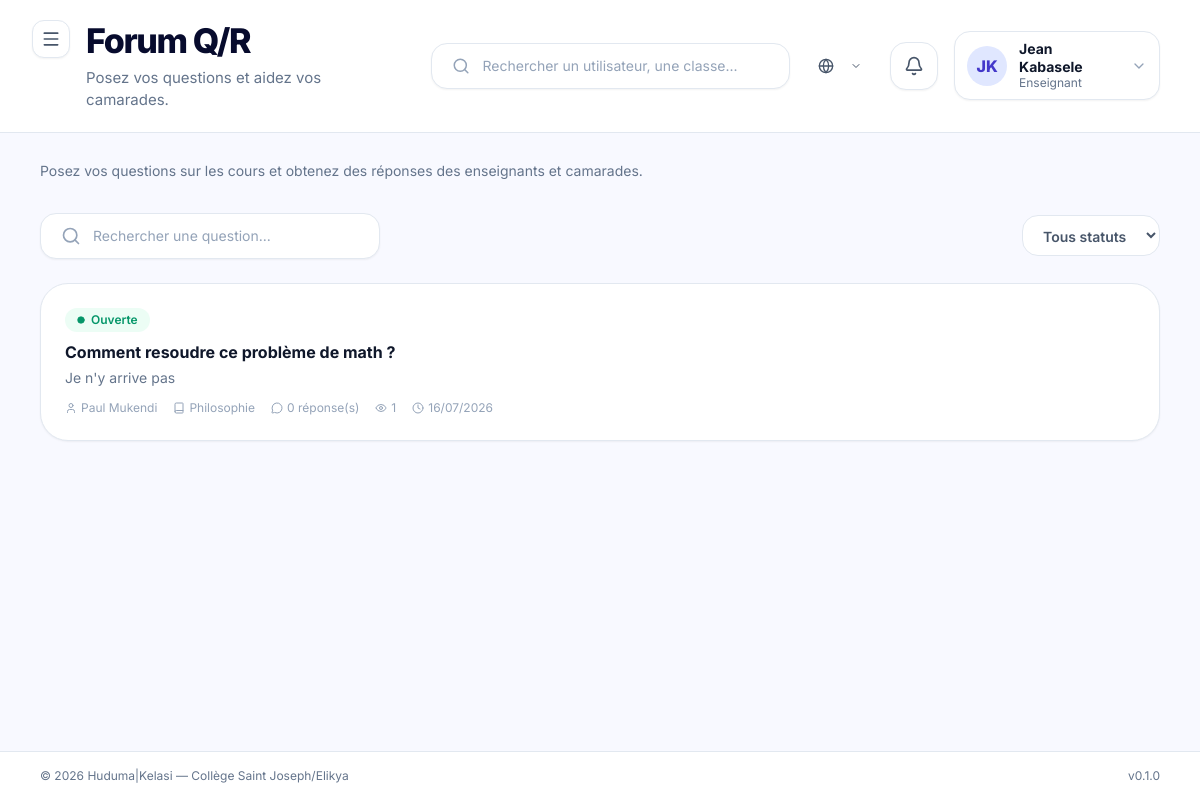
Before: /forum/ (signed in) with the older database file.
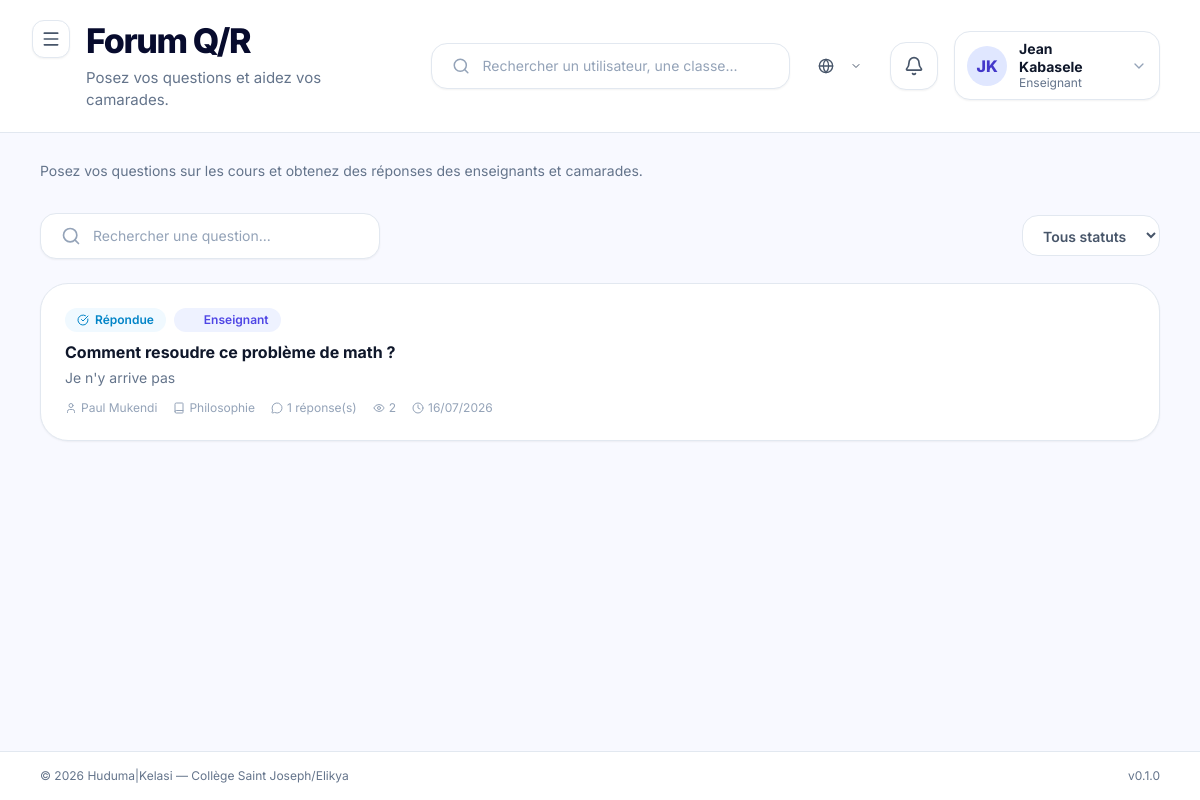
After: the same page with the newer database file.
### apps/forum/models.py (models this page shows, shortened)
class Question(BaseModel):
    class Statut(models.TextChoices):
        OUVERTE = "ouverte", _("Ouverte")
        FERMEE = "fermee", _("Fermée")
        REPONDUE = "repondue", _("Répondue")
    titre = models.CharField(
        max_length=200,
        verbose_name=_("Titre"),
    )
    contenu = models.TextField(
        verbose_name=_("Contenu"),
        help_text=_("Description détaillée de la question"),
    )
    auteur = models.ForeignKey(
        "accounts.User",
        on_delete=models.CASCADE,
        related_name="questions_posees",
        verbose_name=_("Auteur"),
        limit_choices_to={"role": UserRole.ELEVE},
    )
    cours = models.ForeignKey(
        "academic.Cours",
        on_delete=models.CASCADE,
        related_name="questions",
        verbose_name=_("Cours"),
        null=True,
        blank=True,
    )
    statut = models.CharField(
        max_length=10,
        choices=Statut.choices,
        default=Statut.OUVERTE,
        verbose_name=_("Statut"),
    )
    vue_count = models.PositiveIntegerField(
        default=0,
        verbose_name=_("Nombre de vues"),
    )
    class Meta:
        verbose_name = _("Question")
        verbose_name_plural = _("Questions")
        ordering = ["-created_at"]
        indexes = [
            models.Index(fields=["statut"]),
            models.Index(fields=["cours"]),
        ]
    @property
    def nb_reponses(self):
        return self.reponses.count()
    @property
    def a_une_reponse_enseignant(self):
        return self.reponses.filter(auteur__role=UserRole.ENSEIGNANT).exists()

### apps/accounts/models.py (models this page shows, shortened)
class User(AbstractBaseUser, PermissionsMixin, BaseModel):
    email = models.EmailField(
        unique=True,
        verbose_name=_("Email"),
        help_text=_("Adresse email utilisée comme identifiant de connexion."),
    )
    first_name = models.CharField(
        max_length=80,
        verbose_name=_("Prénom"),
    )
    last_name = models.CharField(
        max_length=80,
        verbose_name=_("Nom"),
    )
    role = models.CharField(
        max_length=30,
        choices=UserRole.choices,
        default=UserRole.ELEVE,
        verbose_name=_("Rôle"),
        help_text=_("Rôle de l'utilisateur dans la plateforme."),
    )
    phone = models.CharField(
        max_length=30,
        blank=True,
        default="",
        verbose_name=_("Téléphone"),
    )
    avatar = models.ImageField(
        upload_to="avatars/",
        blank=True,
        null=True,
        verbose_name=_("Avatar"),
    )
    is_active = models.BooleanField(
        default=True,
        verbose_name=_("Actif"),
    )
    is_staff = models.BooleanField(
        default=False,
        verbose_name=_("Accès admin Django"),
    )
    date_joined = models.DateTimeField(
        auto_now_add=True,
        verbose_name=_("Date d'inscription"),
    )
    USERNAME_FIELD = "email"
    REQUIRED_FIELDS = ["first_name", "last_name"]
    objects = UserManager()
    class Meta:
        verbose_name = _("Utilisateur")
        verbose_name_plural = _("Utilisateurs")
        ordering = ["last_name", "first_name"]
        indexes = [
            models.Index(fields=["role"]),
            models.Index(fields=["is_active"]),
        ]
    @property
    def is_student(self) -> bool:
        return self.role == UserRole.ELEVE
    @property
    def full_name(self) -> str:
        return f"{self.first_name} {self.last_name}".strip()
    @property
    def short_label(self) -> str:
        return ROLE_SHORT_LABELS.get(self.role, self.role)
    @property
    def initials(self) -> str:
        first = (self.first_name or "").strip()
        last = (self.last_name or "").strip()
        if first and last:
            return f"{first[0]}{last[0]}".upper()
        if first:
            return first[0].upper()
        if self.email:
            return self.email[0].upper()
        return "?"

### apps/academic/models.py (models this page shows, shortened)
class Cours(BaseModel):
    class Statut(models.TextChoices):
        ACTIF = "actif", _("Actif")
        SANS_ENSEIGNANT = "sans_enseignant", _("Sans enseignant")
        A_COMPLETER = "a_completer", _("À compléter")
    nom = models.CharField(max_length=100, verbose_name=_("Nom du cours"))
    code = models.CharField(
        max_length=20,
        unique=True,
        verbose_name=_("Code"),
        help_text=_("Ex : MATH, FR, PHYS"),
    )
    description = models.TextField(
        blank=True,
        default="",
        verbose_name=_("Description"),
    )
    enseignant = models.ForeignKey(
        "accounts.User",
        on_delete=models.SET_NULL,
        null=True,
        blank=True,
        related_name="cours_enseignes",
        verbose_name=_("Enseignant"),
        limit_choices_to={"role": UserRole.ENSEIGNANT},
    )
    classe = models.ForeignKey(
        Classe,
        on_delete=models.CASCADE,
        related_name="cours",
        verbose_name=_("Classe"),
    )
    coefficient = models.PositiveIntegerField(
        default=1,
        verbose_name=_("Coefficient"),
    )
    statut = models.CharField(
        max_length=20,
        choices=Statut.choices,
        default=Statut.ACTIF,
        verbose_name=_("Statut"),
    )
    class Meta:
        verbose_name = _("Cours")
        verbose_name_plural = _("Cours")
        ordering = ["classe__nom", "nom"]
        unique_together = [("classe", "code")]

### apps/forum/views.py (the view)
# urls.py: path("", QuestionListView.as_view(), name="question_list"),
class QuestionListView(HTMXMixin, RoleRequiredMixin, ListView):
    model = Question
    template_name = "pages/forum/question_list.html"
    partial_template_name = "pages/forum/_question_list.html"
    context_object_name = "questions"
    allowed_roles = [UserRole.ELEVE, UserRole.ENSEIGNANT, UserRole.ADMIN, UserRole.DIRECTEUR_ETUDES]
    paginate_by = 15
    def get_queryset(self):
        qs = Question.objects.select_related("auteur", "cours", "cours__classe").all().order_by("-created_at")
        search = self.request.GET.get("search", "").strip()
        if search:
            qs = qs.filter(titre__icontains=search) | qs.filter(contenu__icontains=search)
        statut = self.request.GET.get("statut", "")
        if statut:
            qs = qs.filter(statut=statut)
        cours_id = self.request.GET.get("cours", "")
        if cours_id:
            qs = qs.filter(cours_id=cours_id)
        return qs
    def get_context_data(self, **kwargs):
        ctx = super().get_context_data(**kwargs)
        ctx["page_title"] = "Forum Q/R"
        ctx["page_subtitle"] = "Posez vos questions et aidez vos camarades."
        ctx["search_query"] = self.request.GET.get("search", "")
        ctx["active_statut"] = self.request.GET.get("statut", "")
        ctx["active_cours"] = self.request.GET.get("cours", "")
        ctx["cours_list"] = Cours.objects.all().order_by("nom")[:20]
        ctx["statut_choices"] = Question.Statut.choices
        qs_parts = []
        for key in ["search", "statut", "cours"]:
            val = self.request.GET.get(key, "")
            if val:
                qs_parts.append(f"{key}={val}")
        ctx["pagination_querystring"] = "&".join(qs_parts)
        return ctx

### apps/core/context_processors.py (called while the page is built)
def _get_unread_count(user):
    try:
        from apps.notifications.models import Notification
        return Notification.objects.filter(destinataire=user, lu=False).count()
    except Exception:
        return 0

### apps/core/managers.py (called while the page is built)
    def get_queryset(self):
        return super().get_queryset().filter(deleted_at__isnull=True)

### apps/core/mixins.py (called while the page is built)
    def dispatch(self, request, *args, **kwargs):
        user = request.user
        if not user.is_authenticated:
            return self.handle_no_permission()
        if self.allowed_roles and user.role not in self.allowed_roles:
            raise PermissionDenied(
                "Votre rôle ne vous permet pas d'accéder à cette page."
            )
        return super().dispatch(request, *args, **kwargs)

    def is_htmx_request(self) -> bool:
        request: HttpRequest = getattr(self, "request", None)
        if request is None:
            return False
        return request.headers.get("HX-Request", "false").lower() == "true"

    def get_template_names(self) -> list[str]:
        if self.is_htmx_request() and self.partial_template_name:
            return [self.partial_template_name]
        return super().get_template_names()  # type: ignore[misc]

### templates/pages/forum/question_list.html (shortened to what this page needs)
{% extends "layouts/dashboard.html" %}
{% load huduma_tags %}
{% load static %}
{% block content %}
  <section class="mb-8">
    <p class="text-sm text-slate-500 max-w-2xl">
      Posez vos questions sur les cours et obtenez des réponses des enseignants et camarades.
    </p>
  </section>
  <section class="flex flex-col lg:flex-row lg:items-center justify-between gap-4 mb-6">
    <form method="get" action="{% url 'forum:question_list' %}"
          class="flex items-center gap-3 w-full sm:w-[340px] bg-white border border-slate-200 rounded-2xl px-5 py-3 shadow-sm focus-within:border-indigo-500 focus-within:ring-4 focus-within:ring-indigo-100 transition-all">
      <i data-lucide="search" class="w-5 h-5 text-slate-400 flex-shrink-0"></i>
      <input type="text" name="search" value="{{ search_query|default:'' }}"
             placeholder="Rechercher une question..."
             class="w-full outline-none text-sm bg-transparent text-slate-700 placeholder:text-slate-400"
             hx-get="{% url 'forum:question_list' %}"
             hx-target="#list-container"
             hx-trigger="keyup changed delay:300ms"
             hx-include="this">
    </form>
    <div class="flex flex-wrap items-center gap-3">
      <select name="statut" hx-get="{% url 'forum:question_list' %}" hx-target="#list-container" hx-trigger="change" hx-include="this"
              class="bg-white border border-slate-200 rounded-2xl px-4 py-2.5 text-sm font-semibold text-slate-600 focus:border-indigo-500 outline-none">
        <option value="">Tous statuts</option>
      </select>
    </div>
  </section>
  <section id="list-container" class="space-y-4">
    {% include "pages/forum/_question_list.html" %}
  </section>
{% endblock %}

### templates/pages/forum/_question_list.html (shortened to what this page needs)
{% load huduma_tags %}
{% for q in questions %}
  <a href="{% url 'forum:question_detail' q.pk %}"
     class="block bg-white border border-slate-200 rounded-[28px] shadow-sm p-6 hover:shadow-md transition-shadow">
    <div class="flex items-start justify-between gap-4">
      <div class="flex-1 min-w-0">
        <div class="flex items-center gap-2 mb-2">
          {% if q.statut == 'ouverte' %}
            <span class="inline-flex items-center gap-1.5 px-3 py-1 rounded-full bg-emerald-50 text-emerald-600 font-semibold text-xs">
              <i data-lucide="circle" class="w-2 h-2 fill-current"></i> Ouverte
            </span>
          {% elif q.statut == 'repondue' %}
            <span class="inline-flex items-center gap-1.5 px-3 py-1 rounded-full bg-sky-50 text-sky-600 font-semibold text-xs">
              <i data-lucide="check-circle" class="w-3 h-3"></i> Répondue
            </span>
          {% elif q.statut == 'fermee' %}
            <span class="inline-flex items-center gap-1.5 px-3 py-1 rounded-full bg-slate-100 text-slate-500 font-semibold text-xs">
              <i data-lucide="lock" class="w-3 h-3"></i> Fermée
            </span>
          {% endif %}
          {% if q.a_une_reponse_enseignant %}
            <span class="inline-flex items-center gap-1.5 px-3 py-1 rounded-full bg-indigo-50 text-indigo-600 font-semibold text-xs">
              <i data-lucide="academic-cap" class="w-3 h-3"></i> Enseignant
            </span>
          {% endif %}
        </div>
        <h3 class="font-bold text-slate-900 text-base mb-1 truncate">{{ q.titre }}</h3>
        <p class="text-sm text-slate-500 line-clamp-2">{{ q.contenu|truncatewords:30 }}</p>
        <div class="flex items-center gap-4 mt-3 text-xs text-slate-400">
          <span class="flex items-center gap-1"><i data-lucide="user" class="w-3 h-3"></i> {{ q.auteur.full_name }}</span>
          {% if q.cours %}
            <span class="flex items-center gap-1"><i data-lucide="book" class="w-3 h-3"></i> {{ q.cours.nom }}</span>
          {% endif %}
          <span class="flex items-center gap-1"><i data-lucide="message-circle" class="w-3 h-3"></i> {{ q.nb_reponses }} réponse(s)</span>
          <span class="flex items-center gap-1"><i data-lucide="eye" class="w-3 h-3"></i> {{ q.vue_count }}</span>
          <span class="flex items-center gap-1"><i data-lucide="clock" class="w-3 h-3"></i> {{ q.created_at|date:"d/m/Y" }}</span>
        </div>
      </div>
    </div>
  </a>
{% endfor %}

Changed rows visible on the page:
changed Question "Comment resoudre ce problème de math ?": nb_reponses "0" → "1"; vue_count "1" → "2"; statut "Ouverte" → "Répondue"; now shows "Enseignant"
